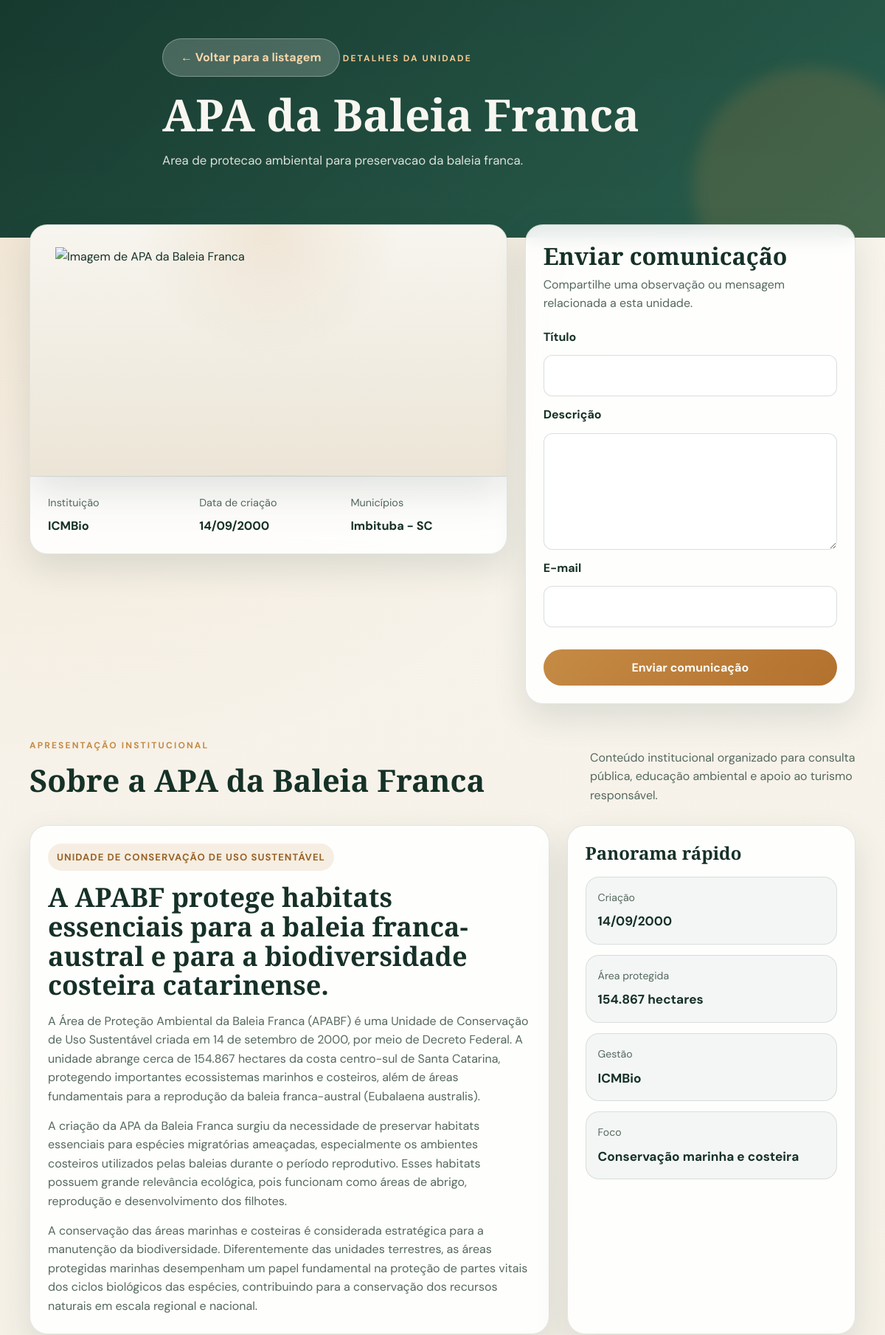
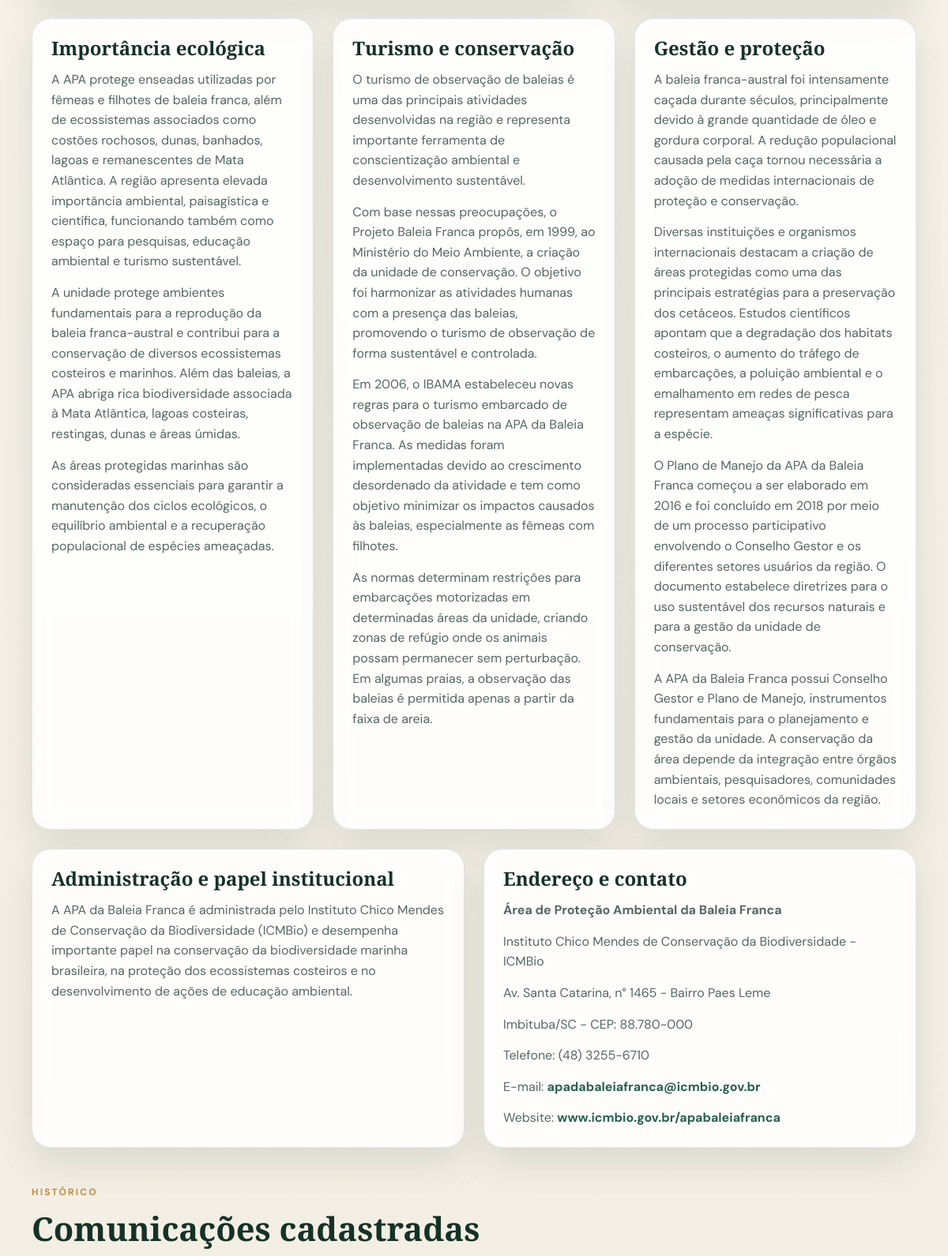
Page /detalhes.php?id=4 (upper part) on the committed database (2 pictures, top to bottom).
### tables this page shows
CREATE TABLE IF NOT EXISTS unidade_conservacao (
    id INT AUTO_INCREMENT PRIMARY KEY,
    nome VARCHAR(200) NOT NULL,
    data_criacao DATE DEFAULT NULL,
    descricao TEXT DEFAULT NULL,
    imagem TEXT DEFAULT NULL,
    instituicao_id INT DEFAULT NULL,
    CONSTRAINT fk_unidade_instituicao
        FOREIGN KEY (instituicao_id)
        REFERENCES instituicao(id)
        ON UPDATE CASCADE
        ON DELETE SET NULL
);

CREATE TABLE IF NOT EXISTS instituicao (
    id INT AUTO_INCREMENT PRIMARY KEY,
    nome VARCHAR(150) NOT NULL,
    email VARCHAR(150) DEFAULT NULL
);

### helpers.php (called while the page is built, shortened)
<?php
function e(?string $value): string
{
    return htmlspecialchars((string) $value, ENT_QUOTES, 'UTF-8');
}
function asset(string $path): string
{
    return $path . '?v=20260512-2';
}
function getIntParam(array $source, string $key): ?int
{
    $value = filter_var($source[$key] ?? null, FILTER_VALIDATE_INT);
    return $value === false ? null : $value;
}
function formatDate(?string $value, string $format = 'd/m/Y'): string
{
    $timestamp = strtotime($value);
    return $timestamp ? date($format, $timestamp) : 'Nao informado';
}
function normalizeUnitName(?string $value): string
{
    $normalized = mb_strtolower(trim((string) $value), 'UTF-8');
    return strtr($normalized, [
        'á' => 'a',
        'à' => 'a',
        'ã' => 'a',
        'â' => 'a',
        'ä' => 'a',
        'é' => 'e',
        'è' => 'e',
        'ê' => 'e',
        'ë' => 'e',
        'í' => 'i',
        'ì' => 'i',
        'î' => 'i',
        'ï' => 'i',
        'ó' => 'o',
        'ò' => 'o',
        'õ' => 'o',
        'ô' => 'o',
        'ö' => 'o',
        'ú' => 'u',
        'ù' => 'u',
        'û' => 'u',
        'ü' => 'u',
        'ç' => 'c',
    ]);
}
function isApaBaleiaFranca(array $unidade): bool
{
    return normalizeUnitName($unidade['nome'] ?? '') === normalizeUnitName('APA da Baleia Franca');
}
function isSerraDoTabuleiro(array $unidade): bool
{
    return normalizeUnitName($unidade['nome'] ?? '') === normalizeUnitName('Parque Estadual da Serra do Tabuleiro');
}
function isRioVermelho(array $unidade): bool
{
    return normalizeUnitName($unidade['nome'] ?? '') === normalizeUnitName('Parque Estadual do Rio Vermelho');
}
function getUnitImage(array $unidade): string
{
    if (isApaBaleiaFranca($unidade)) {
        return asset('assets/logo-baleia.png');
    }
    return (string) ($unidade['imagem'] ?? '');
}
function getUnitImageVariant(array $unidade): string
{
    if (
        isApaBaleiaFranca($unidade)
        || isSerraDoTabuleiro($unidade)
        || isRioVermelho($unidade)
    ) {
        return 'brand';
    }
    return 'photo';
}

### detalhes.php (the view, shortened to what this page needs)
<?php
require __DIR__ . '/conexao.php';
require __DIR__ . '/helpers.php';
$id = getIntParam($_GET, 'id');
$sqlUnidade = '
    SELECT
        u.id,
        u.nome,
        u.descricao,
        u.imagem,
        u.data_criacao,
        i.nome AS instituicao,
        GROUP_CONCAT(CONCAT(m.nome, " - ", m.estado) ORDER BY m.nome SEPARATOR ", ") AS municipios
    FROM unidade_conservacao u
    INNER JOIN instituicao i ON u.instituicao_id = i.id
    LEFT JOIN unidade_municipio um ON um.unidade_id = u.id
    LEFT JOIN municipio m ON m.id = um.municipio_id
    WHERE u.id = ?
    GROUP BY u.id, i.nome
';
$stmtUnidade = mysqli_prepare($conexao, $sqlUnidade);
$unidade = null;
if ($stmtUnidade) {
    mysqli_stmt_bind_param($stmtUnidade, 'i', $id);
    mysqli_stmt_execute($stmtUnidade);
    $resultadoUnidade = mysqli_stmt_get_result($stmtUnidade);
    $unidade = $resultadoUnidade ? mysqli_fetch_assoc($resultadoUnidade) : null;
}
$isApaBaleiaFranca = isApaBaleiaFranca($unidade);
?>
<!DOCTYPE html>
<html lang="pt-BR">
<head>
    <link rel="stylesheet" href="<?= e(asset('style.css')); ?>">
</head>
<body>
    <header class="hero hero--compact">
        <div class="container hero__content">
            <a class="back-link back-link--button" href="index.php">← Voltar para a listagem</a>
            <span class="hero__eyebrow">Detalhes da unidade</span>
            <h1><?= e($unidade['nome']); ?></h1>
            <p><?= e($unidade['descricao']); ?></p>
        </div>
    </header>
    <main class="container page-content page-content--details">
        <section class="details-grid">
            <article class="panel panel--highlight">
                <img
                    class="details-image details-image--<?= e(getUnitImageVariant($unidade)); ?>"
                    src="<?= e(getUnitImage($unidade)); ?>"
                    alt="Imagem de <?= e($unidade['nome']); ?>"
                >
                <div class="detail-list">
                    <div>
                        <span>Instituição</span>
                        <strong><?= e($unidade['instituicao']); ?></strong>
                    </div>
                    <div>
                        <span>Data de criação</span>
                        <strong><?= e(formatDate($unidade['data_criacao'] ?? null)); ?></strong>
                    </div>
                    <div>
                        <span>Municípios</span>
                        <strong><?= e($unidade['municipios'] ?: 'Não informado'); ?></strong>
                    </div>
                </div>
            </article>
            <aside class="panel">
                <div class="panel__header">
                    <h2>Enviar comunicação</h2>
                    <p>Compartilhe uma observação ou mensagem relacionada a esta unidade.</p>
                </div>
                <form action="salvar_comunicacao.php" method="POST" class="form">
                    <label for="titulo">Título</label>
                    <input id="titulo" type="text" name="titulo" maxlength="200" required>
                    <label for="descricao">Descrição</label>
                    <textarea id="descricao" name="descricao" rows="5" required></textarea>
                    <label for="email">E-mail</label>
                    <input id="email" type="email" name="email" maxlength="150" required>
                    <button class="btn btn--primary btn--full" type="submit">Enviar comunicação</button>
                </form>
            </aside>
        </section>
        <?php if ($isApaBaleiaFranca) : ?>
            <section class="section-heading section-heading--spaced">
                <div>
                    <span class="section-heading__eyebrow">Apresentação institucional</span>
                    <h2>Sobre a APA da Baleia Franca</h2>
                </div>
                <p>
                    Conteúdo institucional organizado para consulta pública, educação ambiental e apoio ao turismo responsável.
                </p>
            </section>
            <section class="profile-layout">
                <article class="panel profile-intro">
                    <span class="profile-tag">Unidade de Conservação de Uso Sustentável</span>
                    <h2>A APABF protege habitats essenciais para a baleia franca-austral e para a biodiversidade costeira catarinense.</h2>
                    <p>
                        A Área de Proteção Ambiental da Baleia Franca (APABF) é uma Unidade de Conservação de Uso Sustentável criada em 14 de setembro de 2000, por meio de Decreto Federal. A unidade abrange cerca de 154.867 hectares da costa centro-sul de Santa Catarina, protegendo importantes ecossistemas marinhos e costeiros, além de áreas fundamentais para a reprodução da baleia franca-austral (Eubalaena australis).
                    </p>
                    <p>
                        A criação da APA da Baleia Franca surgiu da necessidade de preservar habitats essenciais para espécies migratórias ameaçadas, especialmente os ambientes costeiros utilizados pelas baleias durante o período reprodutivo. Esses habitats possuem grande relevância ecológica, pois funcionam como áreas de abrigo, reprodução e desenvolvimento dos filhotes.
                    </p>
                    <p>
                        A conservação das áreas marinhas e costeiras é considerada estratégica para a manutenção da biodiversidade. Diferentemente das unidades terrestres, as áreas protegidas marinhas desempenham um papel fundamental na proteção de partes vitais dos ciclos biológicos das espécies, contribuindo para a conservação dos recursos naturais em escala regional e nacional.
                    </p>
                </article>
                <aside class="panel profile-facts">
                    <h3>Panorama rápido</h3>
                    <div class="facts-grid">
                        <div class="fact-card">
                            <span>Criação</span>
                            <strong>14/09/2000</strong>
                        </div>
                        <div class="fact-card">
                            <span>Área protegida</span>
                            <strong>154.867 hectares</strong>
                        </div>
                        <div class="fact-card">
                            <span>Gestão</span>
                            <strong>ICMBio</strong>
                        </div>
                        <div class="fact-card">
                            <span>Foco</span>
                            <strong>Conservação marinha e costeira</strong>
                        </div>
                    </div>
                </aside>
            </section>
            <section class="feature-grid">
                <article class="panel">
                    <h3>Importância ecológica</h3>
                    <p>
                        A APA protege enseadas utilizadas por fêmeas e filhotes de baleia franca, além de ecossistemas associados como costões rochosos, dunas, banhados, lagoas e remanescentes de Mata Atlântica. A região apresenta elevada importância ambiental, paisagística e científica, funcionando também como espaço para pesquisas, educação ambiental e turismo sustentável.
                    </p>
                    <p>
                        A unidade protege ambientes fundamentais para a reprodução da baleia franca-austral e contribui para a conservação de diversos ecossistemas costeiros e marinhos. Além das baleias, a APA abriga rica biodiversidade associada à Mata Atlântica, lagoas costeiras, restingas, dunas e áreas úmidas.
                    </p>
                    <p>
                        As áreas protegidas marinhas são consideradas essenciais para garantir a manutenção dos ciclos ecológicos, o equilíbrio ambiental e a recuperação populacional de espécies ameaçadas.
                    </p>
                </article>
                <article class="panel">
                    <h3>Turismo e conservação</h3>
                    <p>
                        O turismo de observação de baleias é uma das principais atividades desenvolvidas na região e representa importante ferramenta de conscientização ambiental e desenvolvimento sustentável.
                    </p>
                    <p>
                        Com base nessas preocupações, o Projeto Baleia Franca propôs, em 1999, ao Ministério do Meio Ambiente, a criação da unidade de conservação. O objetivo foi harmonizar as atividades humanas com a presença das baleias, promovendo o turismo de observação de forma sustentável e controlada.
                    </p>
                    <p>
                        Em 2006, o IBAMA estabeleceu novas regras para o turismo embarcado de observação de baleias na APA da Baleia Franca. As medidas foram implementadas devido ao crescimento desordenado da atividade e tem como objetivo minimizar os impactos causados às baleias, especialmente as fêmeas com filhotes.
                    </p>
                    <p>
                        As normas determinam restrições para embarcações motorizadas em determinadas áreas da unidade, criando zonas de refúgio onde os animais possam permanecer sem perturbação. Em algumas praias, a observação das baleias é permitida apenas a partir da faixa de areia.
                    </p>
                </article>
                <article class="panel">
                    <h3>Gestão e proteção</h3>
                    <p>
                        A baleia franca-austral foi intensamente caçada durante séculos, principalmente devido à grande quantidade de óleo e gordura corporal. A redução populacional causada pela caça tornou necessária a adoção de medidas internacionais de proteção e conservação.
                    </p>
                    <p>
                        Diversas instituições e organismos internacionais destacam a criação de áreas protegidas como uma das principais estratégias para a preservação dos cetáceos. Estudos científicos apontam que a degradação dos habitats costeiros, o aumento do tráfego de embarcações, a poluição ambiental e o emalhamento em redes de pesca representam ameaças significativas para a espécie.
                    </p>
                    <p>
                        O Plano de Manejo da APA da Baleia Franca começou a ser elaborado em 2016 e foi concluído em 2018 por meio de um processo participativo envolvendo o Conselho Gestor e os diferentes setores usuários da região. O documento estabelece diretrizes para o uso sustentável dos recursos naturais e para a gestão da unidade de conservação.
                    </p>
                    <p>
                        A APA da Baleia Franca possui Conselho Gestor e Plano de Manejo, instrumentos fundamentais para o planejamento e gestão da unidade. A conservação da área depende da integração entre órgãos ambientais, pesquisadores, comunidades locais e setores econômicos da região.
                    </p>
                </article>
            </section>
            <section class="feature-grid feature-grid--contact">
                <article class="panel">
                    <h3>Administração e papel institucional</h3>
                    <p>
                        A APA da Baleia Franca é administrada pelo Instituto Chico Mendes de Conservação da Biodiversidade (ICMBio) e desempenha importante papel na conservação da biodiversidade marinha brasileira, na proteção dos ecossistemas costeiros e no desenvolvimento de ações de educação ambiental.
                    </p>
                </article>
                <article class="panel contact-card">
                    <h3>Endereço e contato</h3>
                    <p><strong>Área de Proteção Ambiental da Baleia Franca</strong></p>
                    <p>Instituto Chico Mendes de Conservação da Biodiversidade - ICMBio</p>
                    <p>Av. Santa Catarina, n° 1465 - Bairro Paes Leme</p>
                    <p>Imbituba/SC - CEP: 88.780-000</p>
                    <p>Telefone: (48) 3255-6710</p>
                    <p>E-mail: <a href="mailto:apadabaleiafranca@icmbio.gov.br">apadabaleiafranca@icmbio.gov.br</a></p>
                    <p>Website: <a href="http://www.icmbio.gov.br/apabaleiafranca/" target="_blank" rel="noreferrer">www.icmbio.gov.br/apabaleiafranca</a></p>
                </article>
            </section>
        <?php endif; ?>
        <section class="section-heading section-heading--spaced">
            <div>
                <span class="section-heading__eyebrow">Histórico</span>
                <h2>Comunicações cadastradas</h2>
            </div>
        </section>
    </main>
</body>
</html>

### rows in the picture
unidade_conservacao: nome "APA da Baleia Franca", descricao "Area de protecao ambiental para preservacao da baleia franca.", instituicao.nome "ICMBio", data_criacao "14/09/2000"

### other values in the picture
$unidade['municipios'] ?: 'Não informado' "Imbituba - SC"
